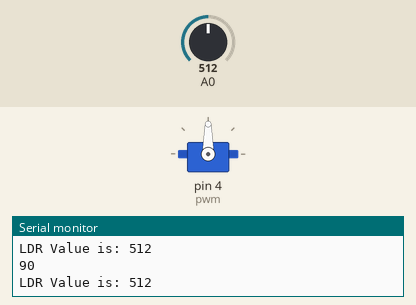
Bench run of a sketch on a simulated Arduino Uno, built with avr-gcc and run on an emulated ATmega328P. Parts: servo, the last lines printed to the serial monitor. Inputs (shaded band) come from the test bench; at power-on: A0 = 512.

Above: at 1.2 s.
1.3 s: A0 set to 11
At 2.1 s:
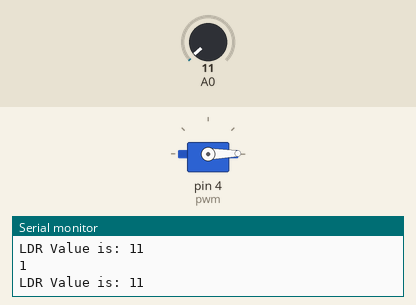
2.8 s: A0 set to 8
4.3 s: A0 set to 52
At 5.5 s:
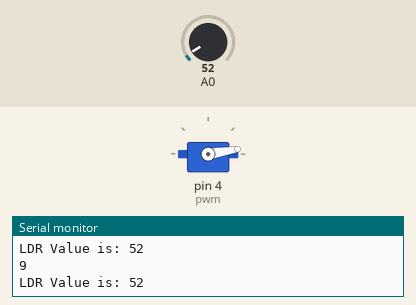
5.8 s: A0 set to 63
At 6.6 s:
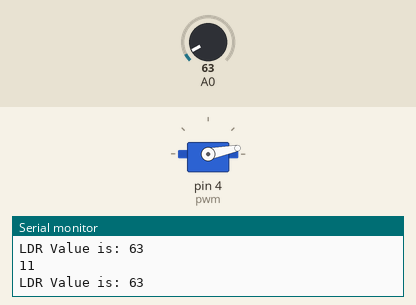
7.3 s: A0 set to 122
At 8.4 s:
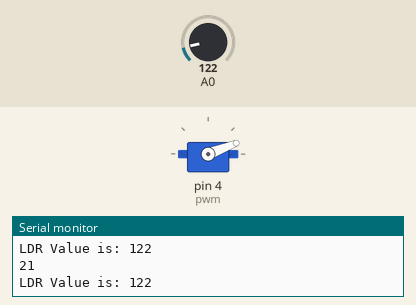
8.8 s: A0 set to 554
At 9.6 s:
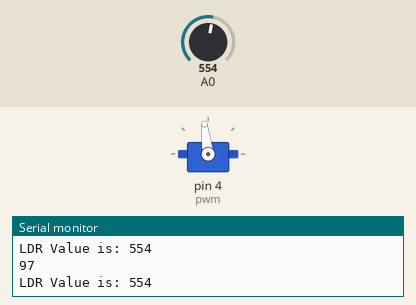
11.8 s: A0 set to 585
At 13.3 s:
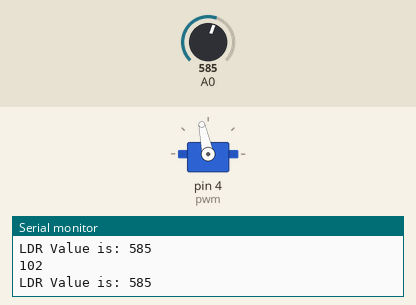
Timing chart, 0 to 14.3 s (numbered marks = the images above; inputs shaded):
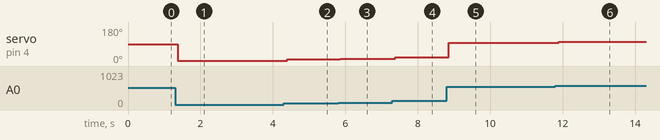

Measured:
- after the input at 1.3 s, servo on pin 4 (pwm): 90° → 1° after 0.07 s
- after the input at 4.3 s, servo on pin 4 (pwm): 1° → 9° after 0.10 s
- after the input at 5.8 s, servo on pin 4 (pwm): 9° → 11° after 0.06 s
- after the input at 7.3 s, servo on pin 4 (pwm): 11° → 21° after 0.08 s
- after the input at 8.8 s, servo on pin 4 (pwm): 21° → 97° after 0.05 s
- after the input at 11.8 s, servo on pin 4 (pwm): 97° → 102° after 0.09 s

The sketch:

servo.ino
```cpp
#include <Servo.h>
int analogValue = 0;
Servo servo1;
//object of servo class
int pwm = 4;
//pin 4 on board

void setup() {
  // put your setup code here, to run once:
  Serial.begin(9600);
  servo1.attach(pwm);


}

void loop() {
  // put your main code here, to run repeatedly:
  int LDR = analogRead(A0);
  Serial.print("LDR Value is: ");
  Serial.println(LDR);
  delay(50);
  int pwmOut;
  pwmOut = map(LDR, 0, 1024, 0, 180);
  Serial.println(pwmOut);
  servo1.write(pwmOut);


}
```
